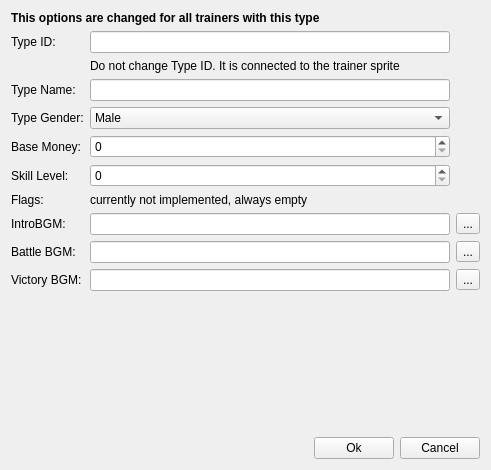
<?xml version="1.0" encoding="UTF-8"?>
<ui version="4.0">
 <class>TrainerType</class>
 <widget class="QWidget" name="TrainerType">
  <property name="windowModality">
   <enum>Qt::ApplicationModal</enum>
  </property>
  <property name="geometry">
   <rect>
    <x>0</x>
    <y>0</y>
    <width>491</width>
    <height>470</height>
   </rect>
  </property>
  <property name="windowTitle">
   <string>Trainer Type</string>
  </property>
  <layout class="QGridLayout" name="gridLayout">
   <item row="0" column="0">
    <widget class="QLabel" name="label_7">
     <property name="font">
      <font>
       <weight>75</weight>
       <bold>true</bold>
      </font>
     </property>
     <property name="text">
      <string>This options are changed for all trainers with this type</string>
     </property>
    </widget>
   </item>
   <item row="1" column="0">
    <layout class="QGridLayout" name="gridLayout_3">
     <item row="5" column="1">
      <widget class="QSpinBox" name="spin_skill_level">
       <property name="maximum">
        <number>1000000</number>
       </property>
      </widget>
     </item>
     <item row="3" column="1">
      <widget class="QComboBox" name="combo_type_gender">
       <item>
        <property name="text">
         <string>Male</string>
        </property>
       </item>
       <item>
        <property name="text">
         <string>Female</string>
        </property>
       </item>
      </widget>
     </item>
     <item row="5" column="0">
      <widget class="QLabel" name="label_10">
       <property name="text">
        <string>Skill Level:</string>
       </property>
      </widget>
     </item>
     <item row="6" column="1">
      <widget class="QLabel" name="label">
       <property name="text">
        <string>currently not implemented, always empty</string>
       </property>
      </widget>
     </item>
     <item row="9" column="2">
      <widget class="QToolButton" name="button_battle_bgm">
       <property name="text">
        <string>...</string>
       </property>
      </widget>
     </item>
     <item row="4" column="0">
      <widget class="QLabel" name="label_9">
       <property name="text">
        <string>Base Money:</string>
       </property>
      </widget>
     </item>
     <item row="8" column="0">
      <widget class="QLabel" name="label_12">
       <property name="text">
        <string>IntroBGM:</string>
       </property>
      </widget>
     </item>
     <item row="9" column="0">
      <widget class="QLabel" name="label_13">
       <property name="text">
        <string>Battle BGM:</string>
       </property>
      </widget>
     </item>
     <item row="4" column="1">
      <widget class="QSpinBox" name="spin_base_money">
       <property name="maximum">
        <number>1000000</number>
       </property>
      </widget>
     </item>
     <item row="10" column="0">
      <widget class="QLabel" name="label_14">
       <property name="text">
        <string>Victory BGM:</string>
       </property>
      </widget>
     </item>
     <item row="8" column="2">
      <widget class="QToolButton" name="button_intro_bgm">
       <property name="text">
        <string>...</string>
       </property>
      </widget>
     </item>
     <item row="10" column="2">
      <widget class="QToolButton" name="button_victory_bgm">
       <property name="text">
        <string>...</string>
       </property>
      </widget>
     </item>
     <item row="9" column="1">
      <widget class="QLineEdit" name="line_battle_bgm"/>
     </item>
     <item row="0" column="0">
      <widget class="QLabel" name="label_2">
       <property name="text">
        <string>Type ID:</string>
       </property>
      </widget>
     </item>
     <item row="6" column="0">
      <widget class="QLabel" name="label_11">
       <property name="text">
        <string>Flags:</string>
       </property>
      </widget>
     </item>
     <item row="2" column="1">
      <widget class="QLineEdit" name="line_type_name"/>
     </item>
     <item row="2" column="0">
      <widget class="QLabel" name="label_6">
       <property name="text">
        <string>Type Name:</string>
       </property>
      </widget>
     </item>
     <item row="0" column="1">
      <widget class="QLineEdit" name="line_id">
       <property name="readOnly">
        <bool>true</bool>
       </property>
      </widget>
     </item>
     <item row="3" column="0">
      <widget class="QLabel" name="label_8">
       <property name="text">
        <string>Type Gender:</string>
       </property>
      </widget>
     </item>
     <item row="10" column="1">
      <widget class="QLineEdit" name="line_victory_bgm"/>
     </item>
     <item row="8" column="1">
      <widget class="QLineEdit" name="line_intro_bgm"/>
     </item>
     <item row="1" column="1">
      <widget class="QLabel" name="label_3">
       <property name="text">
        <string>Do not change Type ID. It is connected to the trainer sprite</string>
       </property>
       <property name="wordWrap">
        <bool>true</bool>
       </property>
      </widget>
     </item>
    </layout>
   </item>
   <item row="2" column="0">
    <spacer name="verticalSpacer">
     <property name="orientation">
      <enum>Qt::Vertical</enum>
     </property>
     <property name="sizeHint" stdset="0">
      <size>
       <width>20</width>
       <height>40</height>
      </size>
     </property>
    </spacer>
   </item>
   <item row="3" column="0">
    <layout class="QHBoxLayout" name="horizontalLayout">
     <item>
      <spacer name="horizontalSpacer">
       <property name="orientation">
        <enum>Qt::Horizontal</enum>
       </property>
       <property name="sizeHint" stdset="0">
        <size>
         <width>40</width>
         <height>20</height>
        </size>
       </property>
      </spacer>
     </item>
     <item>
      <widget class="QPushButton" name="button_ok">
       <property name="text">
        <string>Ok</string>
       </property>
      </widget>
     </item>
     <item>
      <widget class="QPushButton" name="button_cancel">
       <property name="text">
        <string>Cancel</string>
       </property>
      </widget>
     </item>
    </layout>
   </item>
  </layout>
 </widget>
 <resources/>
 <connections/>
</ui>
